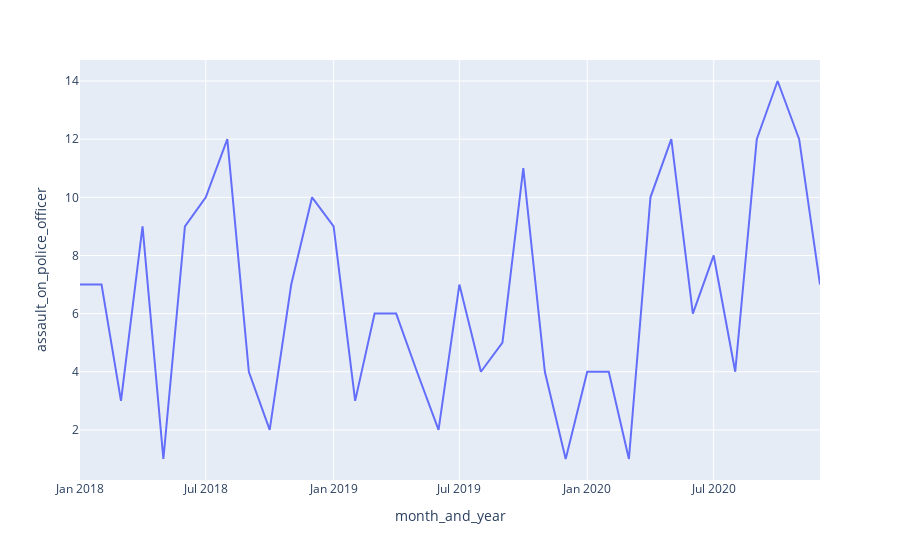

The cell this chart's notebook holds for it:
### Markdown cell above
### Assualt on police officers in teh Kimberley from Jan 2018 - Dec 2020 (3 years)

### Code cell
df_assault_kimberley_small = df.loc[df.area=="Kimberley District", ["month_and_year", "assault_on_police_officer"]].reset_index(drop=True)
df_assault_kim =  df_assault_kimberley_small.tail(36)
px.line(df_assault_kim, x='month_and_year', y ='assault_on_police_officer')

### Figure 1 — Plotly figure (JSON) as saved in the notebook; plotly's stock layout.template omitted (floating-point values rounded to 4 significant figures)
{"data": [{"hovertemplate": "month_and_year=%{x}<br>assault_on_police_officer=%{y}<extra></extra>", "legendgroup": "", "line": {"color": "#636efa", "dash": "solid"}, "mode": "lines", "name": "", "orientation": "v", "showlegend": false, "type": "scatter", "x": ["2018-01-01T00:00:00", "2018-02-01T00:00:00", "2018-03-01T00:00:00", "2018-04-01T00:00:00", "2018-05-01T00:00:00", "2018-06-01T00:00:00", "2018-07-01T00:00:00", "2018-08-01T00:00:00", "2018-09-01T00:00:00", "2018-10-01T00:00:00", "2018-11-01T00:00:00", "2018-12-01T00:00:00", "2019-01-01T00:00:00", "2019-02-01T00:00:00", "2019-03-01T00:00:00", "2019-04-01T00:00:00", "2019-05-01T00:00:00", "2019-06-01T00:00:00", "2019-07-01T00:00:00", "2019-08-01T00:00:00", "2019-09-01T00:00:00", "2019-10-01T00:00:00", "2019-11-01T00:00:00", "2019-12-01T00:00:00", "2020-01-01T00:00:00", "2020-02-01T00:00:00", "2020-03-01T00:00:00", "2020-04-01T00:00:00", "2020-05-01T00:00:00", "2020-06-01T00:00:00", "2020-07-01T00:00:00", "2020-08-01T00:00:00", "2020-09-01T00:00:00", "2020-10-01T00:00:00", "2020-11-01T00:00:00", "2020-12-01T00:00:00"], "xaxis": "x", "y": [7, 7, 3, 9, 1, 9, 10, 12, 4, 2, 7, 10, 9, 3, 6, 6, 4, 2, 7, 4, 5, 11, 4, 1, 4, 4, 1, 10, 12, 6, 8, 4, 12, 14, 12, 7], "yaxis": "y"}], "layout": {"legend": {"tracegroupgap": 0}, "margin": {"t": 60}, "xaxis": {"anchor": "y", "domain": [0, 1], "title": {"text": "month_and_year"}}, "yaxis": {"anchor": "x", "domain": [0, 1], "title": {"text": "assault_on_police_officer"}}}}
